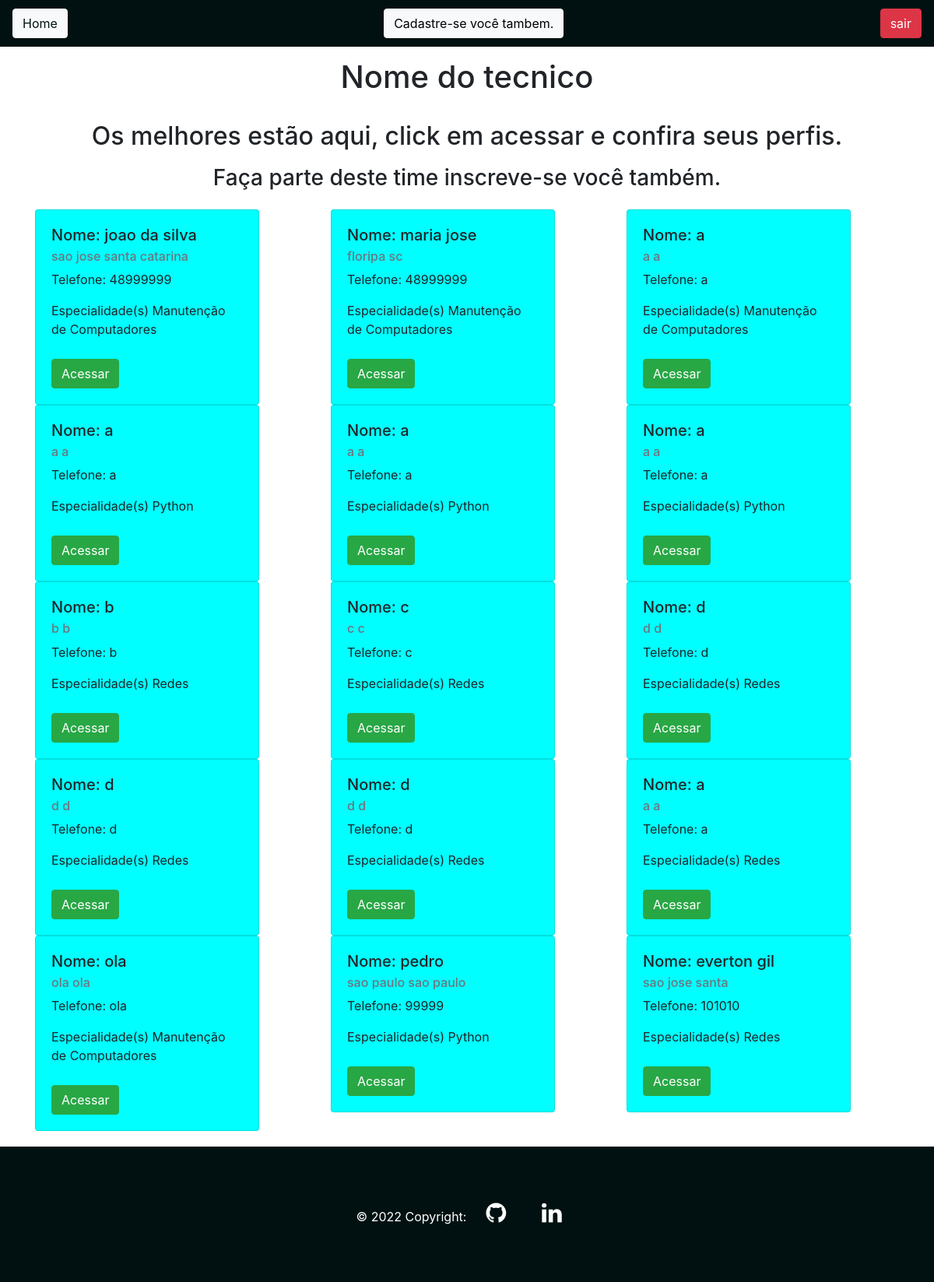
Page /cadastro/home/ (signed in) on the earlier database version.
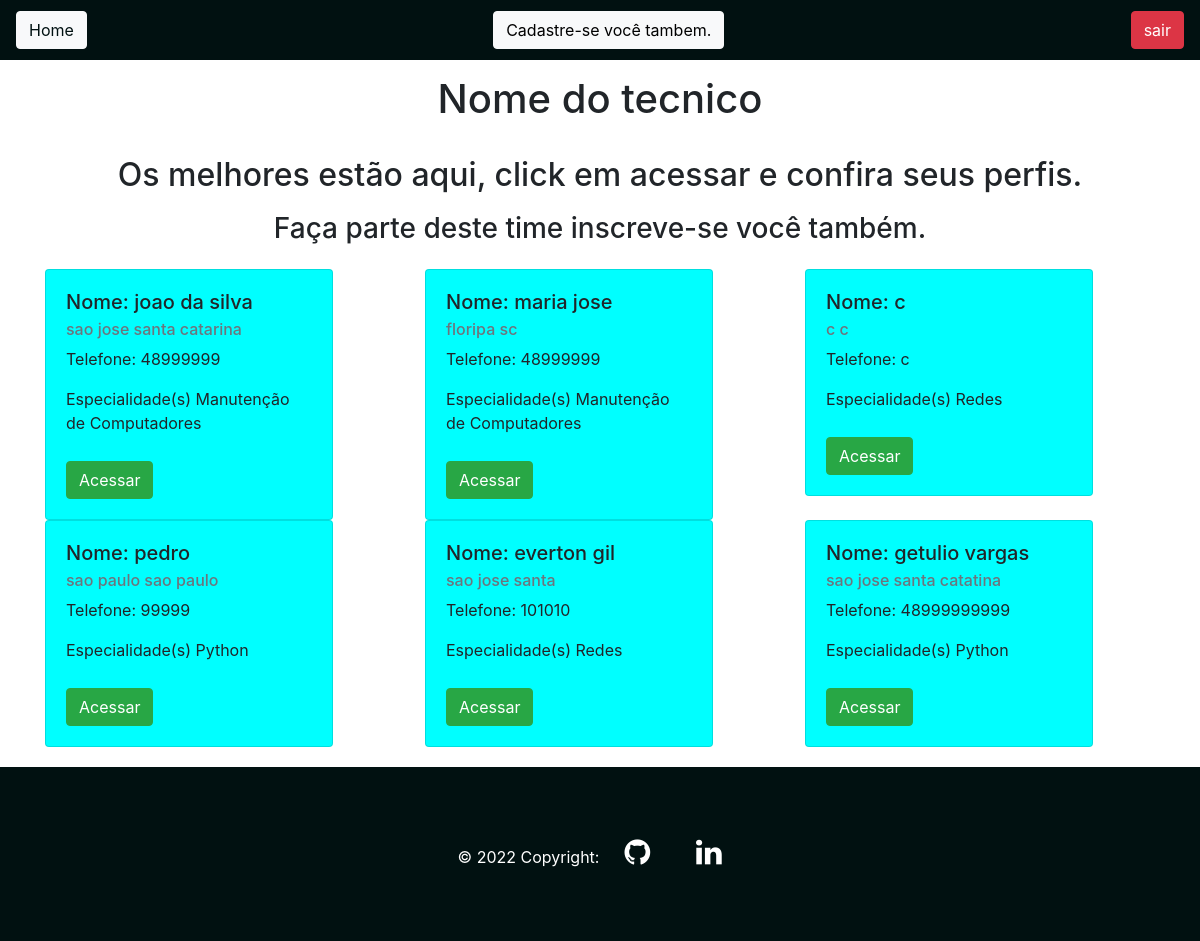
Same page on the later database version.
### cadastro/models.py (models this page shows, shortened)
class Profissional(models.Model):
    nome = models.CharField(max_length=100)
    telefone = models.CharField(max_length=15)
    cidade = models.CharField(max_length=100)
    estado = models.CharField(max_length=100)
    data_cadastro = models.DateField(default= date.today)
    descricao = models.TextField()
    especialidades = models.ForeignKey(Especialidades, on_delete=models.DO_NOTHING)
    usuario = models.ForeignKey(Usuario, on_delete=models.DO_NOTHING)
    class Meta:
        verbose_name = 'Profissional'

class Especialidades(models.Model):
    nome = models.CharField(max_length=40)
    descricao = models.TextField()
    class Meta:
        verbose_name = 'Especialidade'
    def __str__(self):
        return self.nome

### cadastro/views.py (the view)
# urls.py: path('home/', views.home, name = 'home'),
def home(request):
    if request.session.get('usuario'):
        usuario = Usuario.objects.get(id = request.session['usuario'])
        profissional = Profissional.objects.all()
        form = CadastroProfissional()
        form.fields['usuario'].initial = request.session['usuario']
        return render(request, 'home.html', {'profissional': profissional, 'usuario_logado':
                                                 request.session.get('usuario'),
                                                 'form': form})
    else:
        return redirect('/auth/login/?status=2')

### cadastro/templates/home.html
{% extends 'base.html' %}
{% block 'conteudo' %}
<h1 style="text-align:center ;padding: 15px;">Nome do tecnico</h1>
<h2 style="padding:10px; text-align: center;" >Os melhores estão aqui, click em acessar e confira seus perfis.</h2>
<h3 style="text-align: center; padding: 0 0 15px;">Faça parte deste time inscreve-se você também.</h3>
<div class="container" style="background-color: #ffffff;">
    <div class="row">
        {% for profissionais in profissional %}
            <div class="col-md">
                <div class="card" style="width: 18rem; background-color: #00FFFF;" >
                    <div class="card-body">
                      <h5 class="card-title">Nome: {{profissionais.nome}}</h5>
                      <h6 class="card-subtitle mb-2 text-muted">{{profissionais.cidade}} {{profissionais.estado}}</h6>
                      <p class="card-text">Telefone: {{profissionais.telefone}}</p>
                      <p class="card-text" style="padding:0 0 10px ;">Especialidade(s) {{profissionais.especialidades}}</p>
                      <a href="{% url 'ver_profissional' profissionais.id %}" class="btn  btn-success">Acessar</a>
                    </div>
                </div>
            </div>
        {% endfor %}
    </div>
</div>
{% endblock %}

### templates/base.html (shortened to what this page needs)
<!doctype html>
<html lang="pt-BR">
  <head>
    <link rel="stylesheet" href="https://cdn.jsdelivr.net/npm/bootstrap@4.6.1/dist/css/bootstrap.min.css">
    <link rel="stylesheet" href="https://cdnjs.cloudflare.com/ajax/libs/font-awesome/4.7.0/css/font-awesome.min.css">
  </head>
  <body>
    <nav class="navbar">
        <a class="btn btn-light" href="http://127.0.0.1:8000/" style="color: #011111;">Home</a>
        {% if usuario_logado %}
          <button type="button" class="btn btn-light" data-toggle="modal" data-target="#exampleModal" style="color:black">
            Cadastre-se você tambem.
          </button>
          <a href="{% url 'sair' %}" class="btn btn-danger">sair</a>
        {% endif %}
    </nav>
    {% block 'conteudo'%} {% endblock%}
<footer style="padding-top:20px ;">
    <div class="text-center" style="background-color: #011111; padding: 72px ; color: white;" >
      &copy 2022 Copyright: <a class="fa fa-github" href="https://github.com/" style="color: white;"></a>
      <a href="https://www.linkedin.com/in/everton-gil-novinski-b54318129/" class="fa fa-linkedin"></a>
    </div>
</footer>
  </body>
</html>

### templates/base.html (style rules this page uses)
.navbar { width: 100%; background-color: #011111; height: 60px; }
.fa-github { background:#011111; color: rgb(248, 252, 247); }
.fa { padding: 15px 15px; font-size: 30px; width: 65px; text-align: center; text-decoration: none; margin: -17px 1px; }
.fa-linkedin { background: #011111; color: white; }

Differences in the rows shown:
removed Profissional: nome "a", cidade "a", estado "a", telefone "a", especialidades "Manutenção de Computadores"
removed Profissional: nome "a", cidade "a", estado "a", telefone "a", especialidades "Python"
removed Profissional: nome "a", cidade "a", estado "a", telefone "a", especialidades "Python"
removed Profissional: nome "a", cidade "a", estado "a", telefone "a", especialidades "Python"
removed Profissional: nome "b", cidade "b", estado "b", telefone "b", especialidades "Redes"
removed Profissional: nome "d", cidade "d", estado "d", telefone "d", especialidades "Redes"
removed Profissional: nome "d", cidade "d", estado "d", telefone "d", especialidades "Redes"
removed Profissional: nome "d", cidade "d", estado "d", telefone "d", especialidades "Redes"
removed Profissional: nome "a", cidade "a", estado "a", telefone "a", especialidades "Redes"
removed Profissional: nome "ola", cidade "ola", estado "ola", telefone "ola", especialidades "Manutenção de Computadores"
added Profissional: nome "getulio vargas", cidade "sao jose", estado "santa catatina", telefone "48999999999", especialidades "Python"
